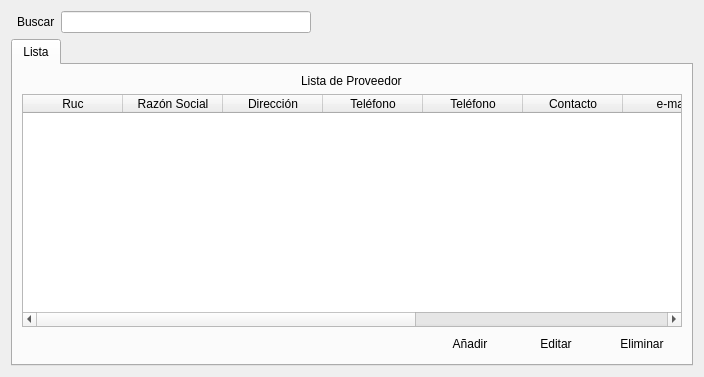
<?xml version="1.0" encoding="UTF-8"?>
<ui version="4.0">
 <class>ui_proveedores</class>
 <widget class="QWidget" name="ui_proveedores">
  <property name="geometry">
   <rect>
    <x>0</x>
    <y>0</y>
    <width>704</width>
    <height>377</height>
   </rect>
  </property>
  <property name="windowTitle">
   <string>Form</string>
  </property>
  <layout class="QGridLayout" name="gridLayout_6">
   <item row="0" column="2">
    <widget class="QLineEdit" name="lineEdit">
     <property name="minimumSize">
      <size>
       <width>250</width>
       <height>0</height>
      </size>
     </property>
     <property name="maximumSize">
      <size>
       <width>250</width>
       <height>16777215</height>
      </size>
     </property>
    </widget>
   </item>
   <item row="0" column="3">
    <widget class="QPushButton" name="pushButton_5">
     <property name="text">
      <string/>
     </property>
     <property name="icon">
      <iconset resource="../Icons/Icons.qrc">
       <normaloff>:/Icons/1349716430_zoom.png</normaloff>:/Icons/1349716430_zoom.png</iconset>
     </property>
     <property name="flat">
      <bool>true</bool>
     </property>
    </widget>
   </item>
   <item row="0" column="4">
    <widget class="QPushButton" name="pushButton_6">
     <property name="text">
      <string/>
     </property>
     <property name="icon">
      <iconset resource="../Icons/Icons.qrc">
       <normaloff>:/Icons/1349716435_cog.png</normaloff>:/Icons/1349716435_cog.png</iconset>
     </property>
     <property name="flat">
      <bool>true</bool>
     </property>
    </widget>
   </item>
   <item row="0" column="5">
    <spacer name="horizontalSpacer_6">
     <property name="orientation">
      <enum>Qt::Horizontal</enum>
     </property>
     <property name="sizeHint" stdset="0">
      <size>
       <width>156</width>
       <height>20</height>
      </size>
     </property>
    </spacer>
   </item>
   <item row="1" column="0" colspan="6">
    <widget class="QTabWidget" name="tabWidget">
     <property name="currentIndex">
      <number>0</number>
     </property>
     <widget class="QWidget" name="list">
      <attribute name="title">
       <string>Lista</string>
      </attribute>
      <layout class="QGridLayout" name="gridLayout_5">
       <item row="0" column="0">
        <layout class="QGridLayout" name="gridLayout_4">
         <item row="0" column="0">
          <layout class="QGridLayout" name="gridLayout_3">
           <item row="0" column="0">
            <layout class="QGridLayout" name="gridLayout_2">
             <item row="0" column="0">
              <widget class="QLabel" name="label_2">
               <property name="sizePolicy">
                <sizepolicy hsizetype="Fixed" vsizetype="Preferred">
                 <horstretch>0</horstretch>
                 <verstretch>0</verstretch>
                </sizepolicy>
               </property>
               <property name="text">
                <string>Lista de Proveedor</string>
               </property>
              </widget>
             </item>
            </layout>
           </item>
           <item row="1" column="0">
            <layout class="QGridLayout" name="gridLayout">
             <item row="1" column="0">
              <spacer name="horizontalSpacer_2">
               <property name="orientation">
                <enum>Qt::Horizontal</enum>
               </property>
               <property name="sizeHint" stdset="0">
                <size>
                 <width>40</width>
                 <height>20</height>
                </size>
               </property>
              </spacer>
             </item>
             <item row="1" column="1">
              <widget class="QPushButton" name="pushButton_add_proveedor">
               <property name="sizePolicy">
                <sizepolicy hsizetype="Fixed" vsizetype="Fixed">
                 <horstretch>0</horstretch>
                 <verstretch>0</verstretch>
                </sizepolicy>
               </property>
               <property name="text">
                <string>Añadir</string>
               </property>
               <property name="icon">
                <iconset resource="../Icons/Icons.qrc">
                 <normaloff>:/Icons/1349716423_sq_plus.png</normaloff>:/Icons/1349716423_sq_plus.png</iconset>
               </property>
               <property name="shortcut">
                <string>Ctrl+N</string>
               </property>
               <property name="flat">
                <bool>true</bool>
               </property>
              </widget>
             </item>
             <item row="1" column="2">
              <widget class="QPushButton" name="pushButton_edit_proveedor">
               <property name="sizePolicy">
                <sizepolicy hsizetype="Fixed" vsizetype="Fixed">
                 <horstretch>0</horstretch>
                 <verstretch>0</verstretch>
                </sizepolicy>
               </property>
               <property name="text">
                <string>Editar</string>
               </property>
               <property name="icon">
                <iconset resource="../Icons/Icons.qrc">
                 <normaloff>:/Icons/1349716425_doc_edit.png</normaloff>:/Icons/1349716425_doc_edit.png</iconset>
               </property>
               <property name="shortcut">
                <string>Ctrl+E</string>
               </property>
               <property name="flat">
                <bool>true</bool>
               </property>
              </widget>
             </item>
             <item row="1" column="3">
              <widget class="QPushButton" name="pushButton_sup_proveedor">
               <property name="sizePolicy">
                <sizepolicy hsizetype="Fixed" vsizetype="Fixed">
                 <horstretch>0</horstretch>
                 <verstretch>0</verstretch>
                </sizepolicy>
               </property>
               <property name="text">
                <string>Eliminar</string>
               </property>
               <property name="icon">
                <iconset resource="../Icons/Icons.qrc">
                 <normaloff>:/Icons/1349716432_round_minus.png</normaloff>:/Icons/1349716432_round_minus.png</iconset>
               </property>
               <property name="shortcut">
                <string>Del</string>
               </property>
               <property name="flat">
                <bool>true</bool>
               </property>
              </widget>
             </item>
             <item row="0" column="0" colspan="4">
              <widget class="QTableWidget" name="tableWidget">
               <column>
                <property name="text">
                 <string>Ruc</string>
                </property>
               </column>
               <column>
                <property name="text">
                 <string>Razón Social</string>
                </property>
               </column>
               <column>
                <property name="text">
                 <string>Dirección</string>
                </property>
               </column>
               <column>
                <property name="text">
                 <string>Teléfono</string>
                </property>
               </column>
               <column>
                <property name="text">
                 <string>Teléfono</string>
                </property>
               </column>
               <column>
                <property name="text">
                 <string>Contacto</string>
                </property>
               </column>
               <column>
                <property name="text">
                 <string>e-mail</string>
                </property>
               </column>
               <column>
                <property name="text">
                 <string>Banco</string>
                </property>
               </column>
               <column>
                <property name="text">
                 <string>Cuenta</string>
                </property>
               </column>
               <column>
                <property name="text">
                 <string>Comentario</string>
                </property>
               </column>
              </widget>
             </item>
            </layout>
           </item>
          </layout>
         </item>
        </layout>
       </item>
      </layout>
     </widget>
    </widget>
   </item>
   <item row="0" column="1">
    <widget class="QLabel" name="label_3">
     <property name="text">
      <string>Buscar</string>
     </property>
    </widget>
   </item>
  </layout>
 </widget>
 <resources>
  <include location="../Icons/Icons.qrc"/>
 </resources>
 <connections/>
</ui>
